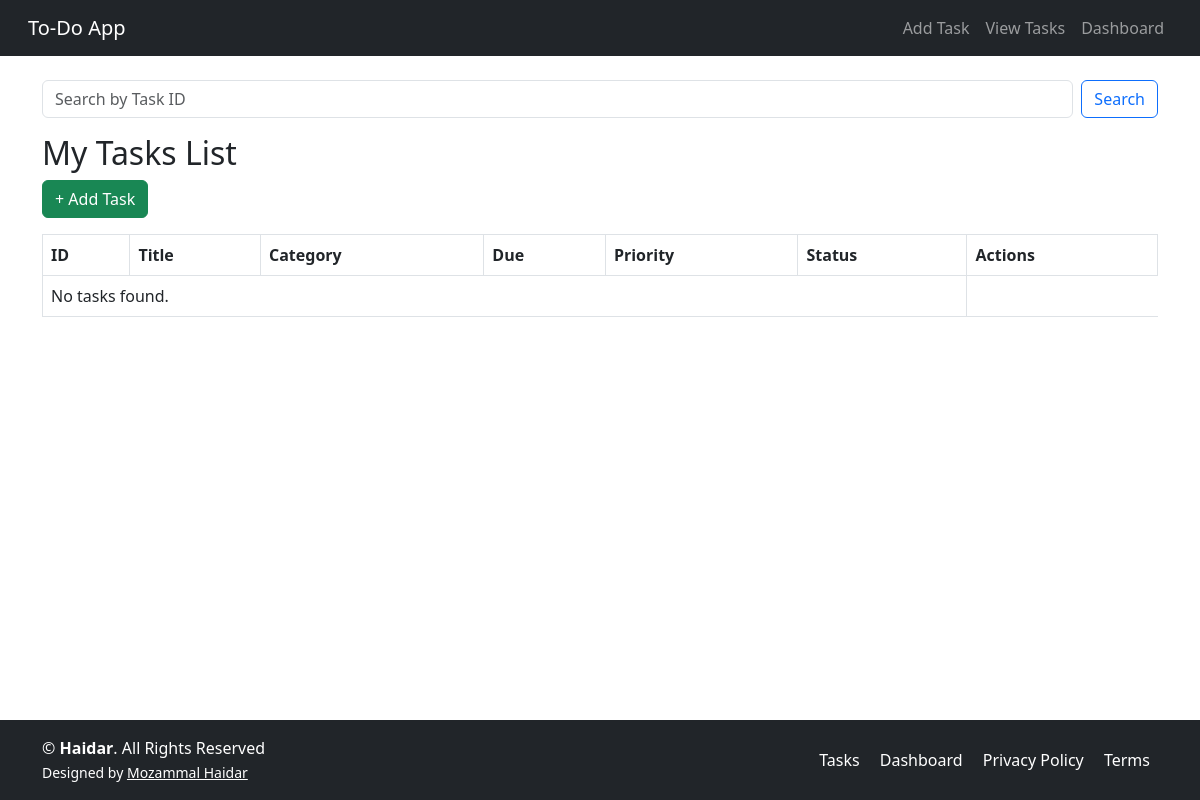
/tasks, run on an earlier commit of the app's database.
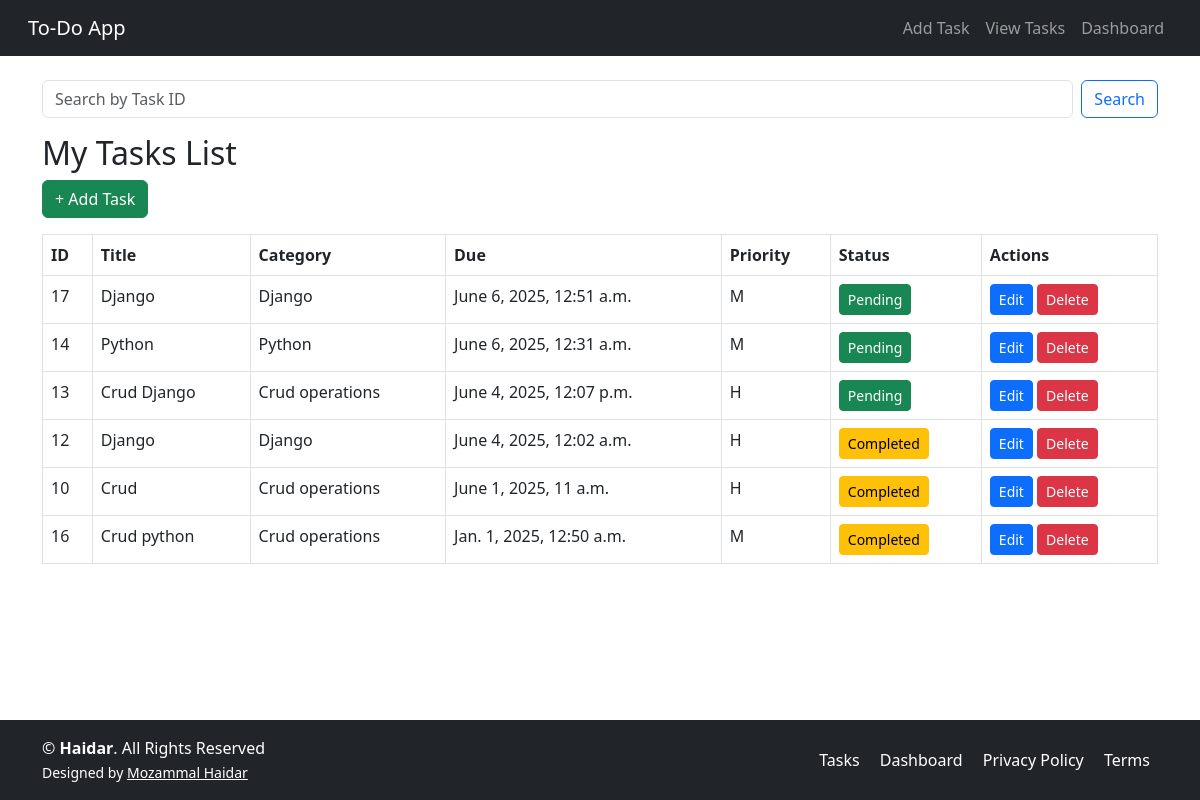
And on a later commit of the database.
### task_app/models.py (models this page shows, shortened)
class Task(models.Model):
    PRIORITY_CHOICES = [
        ('H', 'High'),
        ('M', 'Medium'),
        ('L', 'Low'),
    ]
    title = models.CharField(max_length=50)
    description = models.TextField(blank=True)
    category = models.ForeignKey(Category, on_delete=models.SET_NULL, null=True, blank=True)
    due_date = models.DateTimeField(null=True, blank=True)
    priority = models.CharField(max_length=1, choices=PRIORITY_CHOICES, default='M')
    is_completed = models.BooleanField(default=False)
    is_pending = models.BooleanField(default=True)
    created_at = models.DateTimeField(auto_now_add=True)

class Category(models.Model):
    name = models.CharField(max_length=50)
    def __str__(self):
        return self.name

### task_app/views.py (the view)
# urls.py: path('tasks', task_list, name='task_list'),
def task_list(request):
    query = request.GET.get('task_id')
    tasks = Task.objects.all().order_by('-due_date')
    if query:
        tasks = tasks.filter(id=query)
    return render(request, 'task/task_list.html', {'tasks': tasks})

### templates/task/task_list.html (shortened to what this page needs)
{% extends 'task/base.html' %}
{% load static %}
{% block content %}
<form method="get" class="d-flex mb-3" role="search">
    <input type="number" name="task_id" class="form-control me-2" placeholder="Search by Task ID" required>
    <button type="submit" class="btn btn-outline-primary">Search</button>
</form>
<h2>My Tasks List</h2>
<a href="{% url 'create_task' %}" class="btn btn-success mb-3">+ Add Task</a>
<table class="table table-bordered">
    <thead>
        <tr>
            <th>ID</th>
            <th>Title</th>
            <th>Category</th>
            <th>Due</th>
            <th>Priority</th>
            <th>Status</th>
            <th>Actions</th>
        </tr>
    </thead>
    <tbody>
        {% for task in tasks %}
        <tr>
            <td>{{ task.id }}</td>
            <td>{{ task.title }}</td>
            <td>{{ task.category }}</td>
            <td>{{ task.due_date }}</td>
            <td>{{ task.priority }}</td>
            <td>
                <form action="{% url 'toggle_task_status' task.pk %}" method="post">
                    {% if task.is_completed %}
                        <button type="submit" class="btn btn-sm btn-warning">Completed</button>
                    {% else %}
                        <button type="submit" class="btn btn-sm btn-success">Pending</button>
                    {% endif %}
                </form>
            </td>
            <td>
                <a href="{% url 'edit_task' task.pk %}" class="btn btn-sm btn-primary">Edit</a>
                <a href="{% url 'delete_task' task.pk %}" class="btn btn-sm btn-danger">Delete</a>
            </td>
        </tr>
        {% empty %}
        <tr><td colspan="6">No tasks found.</td></tr>
        {% endfor %}
    </tbody>
</table>
{% endblock %}

### templates/task/base.html (shortened to what this page needs)
<!DOCTYPE html>
<html lang="en">
<head>
    <link href="https://cdn.jsdelivr.net/npm/bootstrap@5.3.0/dist/css/bootstrap.min.css" rel="stylesheet">
</head>
<body class="d-flex flex-column min-vh-100">
    <nav class="navbar navbar-expand-lg navbar-dark bg-dark px-3">
        <div class="container-fluid">
            <a class="navbar-brand" href="{% url 'task_list' %}">To-Do App</a>
            <div class="collapse navbar-collapse justify-content-end" id="navbarNav">
                <ul class="navbar-nav">
                    <li class="nav-item">
                        <a class="nav-link" href="{% url 'create_task' %}">Add Task</a>
                    </li>
                    <li class="nav-item">
                        <a class="nav-link" href="{% url 'task_list' %}">View Tasks</a>
                    </li>
                    <li class="nav-item">
                        <a class="nav-link" href="{% url 'dashboard' %}">Dashboard</a>
                    </li>
                </ul>
            </div>
        </div>
    </nav>
    <main class="flex-grow-1">
        <div class="container mt-4 pb-4">
            {% block content %}
            {% endblock %}
        </div>
    </main>
    <footer class="bg-dark text-white text-center py-3 mt-auto">
        <div class="container">
            <div class="row align-items-center">
                <div class="col-lg-6 text-lg-start text-center mb-2 mb-lg-0">
                    <p class="mb-0">&copy; <strong>Haidar</strong>. All Rights Reserved</p>
                    <small>Designed by <a href="#" class="text-white text-decoration-underline">Mozammal Haidar</a></small>
                </div>
                <div class="col-lg-6 text-lg-end text-center">
                    <a class="text-white text-decoration-none px-2" href="#">Tasks</a>
                    <a class="text-white text-decoration-none px-2" href="#">Dashboard</a>
                    <a class="text-white text-decoration-none px-2" href="#">Privacy Policy</a>
                    <a class="text-white text-decoration-none px-2" href="#">Terms</a>
                </div>
            </div>
        </div>
    </footer>
</body>
</html>

What changed in the data, as far as the page shows it:
added Task: id "17", title "Django", category "Django", due_date "June 6, 2025, 12:51 a.m.", priority "M", is_completed "Pending"
added Task: id "14", title "Python", category "Python", due_date "June 6, 2025, 12:31 a.m.", priority "M", is_completed "Pending"
added Task: id "13", title "Crud Django", category "Crud operations", due_date "June 4, 2025, 12:07 p.m.", priority "H", is_completed "Pending"
added Task: id "12", title "Django", category "Django", due_date "June 4, 2025, 12:02 a.m.", priority "H", is_completed "Completed"
added Task: id "10", title "Crud", category "Crud operations", due_date "June 1, 2025, 11 a.m.", priority "H", is_completed "Completed"
added Task: id "16", title "Crud python", category "Crud operations", due_date "Jan. 1, 2025, 12:50 a.m.", priority "M", is_completed "Completed"
Also different on the page:
text no longer shown: "No tasks found."
